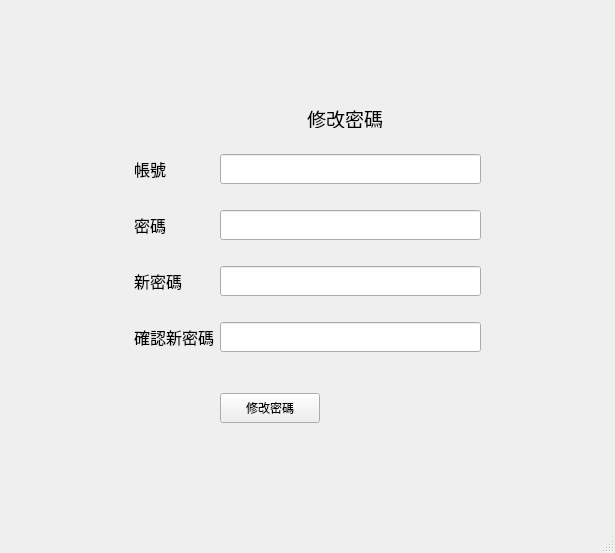
<?xml version="1.0" encoding="UTF-8"?>
<ui version="4.0">
 <class>MainWindow</class>
 <widget class="QMainWindow" name="MainWindow">
  <property name="geometry">
   <rect>
    <x>0</x>
    <y>0</y>
    <width>615</width>
    <height>553</height>
   </rect>
  </property>
  <property name="windowTitle">
   <string>MainWindow</string>
  </property>
  <widget class="QWidget" name="centralwidget">
   <layout class="QVBoxLayout" name="verticalLayout">
    <item>
     <layout class="QGridLayout" name="gridLayout_2">
      <item row="5" column="2">
       <widget class="QLineEdit" name="lineEdit">
        <property name="minimumSize">
         <size>
          <width>200</width>
          <height>30</height>
         </size>
        </property>
        <property name="maximumSize">
         <size>
          <width>500</width>
          <height>30</height>
         </size>
        </property>
        <property name="font">
         <font>
          <family>Arial</family>
          <pointsize>12</pointsize>
         </font>
        </property>
        <property name="alignment">
         <set>Qt::AlignLeading|Qt::AlignLeft|Qt::AlignTop</set>
        </property>
       </widget>
      </item>
      <item row="7" column="2">
       <widget class="QLineEdit" name="lineEdit_2">
        <property name="minimumSize">
         <size>
          <width>200</width>
          <height>30</height>
         </size>
        </property>
        <property name="maximumSize">
         <size>
          <width>500</width>
          <height>30</height>
         </size>
        </property>
        <property name="font">
         <font>
          <family>Arial</family>
          <pointsize>12</pointsize>
         </font>
        </property>
        <property name="echoMode">
         <enum>QLineEdit::Password</enum>
        </property>
       </widget>
      </item>
      <item row="11" column="1">
       <widget class="QLabel" name="label_4">
        <property name="font">
         <font>
          <family>微軟正黑體</family>
          <pointsize>12</pointsize>
         </font>
        </property>
        <property name="text">
         <string>確認新密碼</string>
        </property>
       </widget>
      </item>
      <item row="10" column="2">
       <spacer name="verticalSpacer_3">
        <property name="orientation">
         <enum>Qt::Vertical</enum>
        </property>
        <property name="sizeType">
         <enum>QSizePolicy::Fixed</enum>
        </property>
        <property name="sizeHint" stdset="0">
         <size>
          <width>20</width>
          <height>20</height>
         </size>
        </property>
       </spacer>
      </item>
      <item row="6" column="2">
       <spacer name="verticalSpacer">
        <property name="orientation">
         <enum>Qt::Vertical</enum>
        </property>
        <property name="sizeType">
         <enum>QSizePolicy::Fixed</enum>
        </property>
        <property name="sizeHint" stdset="0">
         <size>
          <width>20</width>
          <height>20</height>
         </size>
        </property>
       </spacer>
      </item>
      <item row="8" column="2">
       <spacer name="verticalSpacer_2">
        <property name="orientation">
         <enum>Qt::Vertical</enum>
        </property>
        <property name="sizeType">
         <enum>QSizePolicy::Fixed</enum>
        </property>
        <property name="sizeHint" stdset="0">
         <size>
          <width>20</width>
          <height>20</height>
         </size>
        </property>
       </spacer>
      </item>
      <item row="5" column="0">
       <spacer name="horizontalSpacer_4">
        <property name="orientation">
         <enum>Qt::Horizontal</enum>
        </property>
        <property name="sizeType">
         <enum>QSizePolicy::Fixed</enum>
        </property>
        <property name="sizeHint" stdset="0">
         <size>
          <width>125</width>
          <height>20</height>
         </size>
        </property>
       </spacer>
      </item>
      <item row="16" column="2">
       <spacer name="verticalSpacer_4">
        <property name="orientation">
         <enum>Qt::Vertical</enum>
        </property>
        <property name="sizeType">
         <enum>QSizePolicy::Fixed</enum>
        </property>
        <property name="sizeHint" stdset="0">
         <size>
          <width>20</width>
          <height>40</height>
         </size>
        </property>
       </spacer>
      </item>
      <item row="12" column="2">
       <spacer name="verticalSpacer_7">
        <property name="orientation">
         <enum>Qt::Vertical</enum>
        </property>
        <property name="sizeType">
         <enum>QSizePolicy::Fixed</enum>
        </property>
        <property name="sizeHint" stdset="0">
         <size>
          <width>20</width>
          <height>35</height>
         </size>
        </property>
       </spacer>
      </item>
      <item row="9" column="1">
       <widget class="QLabel" name="label_3">
        <property name="font">
         <font>
          <family>微軟正黑體</family>
          <pointsize>12</pointsize>
         </font>
        </property>
        <property name="text">
         <string>新密碼</string>
        </property>
       </widget>
      </item>
      <item row="9" column="2">
       <widget class="QLineEdit" name="lineEdit_3">
        <property name="minimumSize">
         <size>
          <width>200</width>
          <height>30</height>
         </size>
        </property>
        <property name="maximumSize">
         <size>
          <width>500</width>
          <height>30</height>
         </size>
        </property>
        <property name="font">
         <font>
          <family>Arial</family>
          <pointsize>12</pointsize>
         </font>
        </property>
        <property name="echoMode">
         <enum>QLineEdit::Password</enum>
        </property>
       </widget>
      </item>
      <item row="11" column="2">
       <widget class="QLineEdit" name="lineEdit_4">
        <property name="minimumSize">
         <size>
          <width>200</width>
          <height>30</height>
         </size>
        </property>
        <property name="maximumSize">
         <size>
          <width>500</width>
          <height>30</height>
         </size>
        </property>
        <property name="font">
         <font>
          <family>Arial</family>
          <pointsize>12</pointsize>
         </font>
        </property>
        <property name="echoMode">
         <enum>QLineEdit::Password</enum>
        </property>
       </widget>
      </item>
      <item row="5" column="1">
       <widget class="QLabel" name="label">
        <property name="font">
         <font>
          <family>微軟正黑體</family>
          <pointsize>12</pointsize>
         </font>
        </property>
        <property name="text">
         <string>帳號</string>
        </property>
       </widget>
      </item>
      <item row="5" column="3">
       <spacer name="horizontalSpacer">
        <property name="orientation">
         <enum>Qt::Horizontal</enum>
        </property>
        <property name="sizeType">
         <enum>QSizePolicy::Fixed</enum>
        </property>
        <property name="sizeHint" stdset="0">
         <size>
          <width>125</width>
          <height>20</height>
         </size>
        </property>
       </spacer>
      </item>
      <item row="7" column="1">
       <widget class="QLabel" name="label_2">
        <property name="font">
         <font>
          <family>微軟正黑體</family>
          <pointsize>12</pointsize>
         </font>
        </property>
        <property name="text">
         <string>密碼</string>
        </property>
       </widget>
      </item>
      <item row="4" column="2">
       <spacer name="verticalSpacer_5">
        <property name="orientation">
         <enum>Qt::Vertical</enum>
        </property>
        <property name="sizeType">
         <enum>QSizePolicy::Fixed</enum>
        </property>
        <property name="sizeHint" stdset="0">
         <size>
          <width>20</width>
          <height>20</height>
         </size>
        </property>
       </spacer>
      </item>
      <item row="3" column="2">
       <widget class="QLabel" name="label_5">
        <property name="minimumSize">
         <size>
          <width>250</width>
          <height>20</height>
         </size>
        </property>
        <property name="maximumSize">
         <size>
          <width>200</width>
          <height>20</height>
         </size>
        </property>
        <property name="font">
         <font>
          <family>微軟正黑體</family>
          <pointsize>14</pointsize>
         </font>
        </property>
        <property name="text">
         <string>修改密碼</string>
        </property>
        <property name="alignment">
         <set>Qt::AlignCenter</set>
        </property>
       </widget>
      </item>
      <item row="13" column="2">
       <widget class="QPushButton" name="pushButton">
        <property name="maximumSize">
         <size>
          <width>100</width>
          <height>30</height>
         </size>
        </property>
        <property name="text">
         <string>修改密碼</string>
        </property>
       </widget>
      </item>
      <item row="2" column="2">
       <spacer name="verticalSpacer_6">
        <property name="orientation">
         <enum>Qt::Vertical</enum>
        </property>
        <property name="sizeType">
         <enum>QSizePolicy::Fixed</enum>
        </property>
        <property name="sizeHint" stdset="0">
         <size>
          <width>20</width>
          <height>40</height>
         </size>
        </property>
       </spacer>
      </item>
     </layout>
    </item>
   </layout>
  </widget>
  <widget class="QMenuBar" name="menubar">
   <property name="geometry">
    <rect>
     <x>0</x>
     <y>0</y>
     <width>615</width>
     <height>21</height>
    </rect>
   </property>
  </widget>
  <widget class="QStatusBar" name="statusbar"/>
 </widget>
 <resources/>
 <connections/>
</ui>
